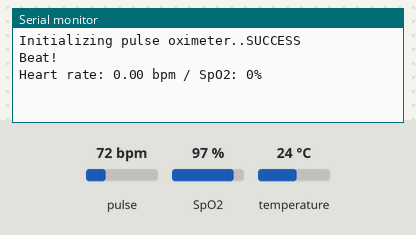
A sketch run on a simulated Arduino Uno, built with avr-gcc and run on an emulated ATmega328P. Shown: the last lines printed to the serial monitor. The test bench sets the inputs (shaded band); at power-on: pulse 72 bpm, temperature 24 °C, SpO2 97 %.

Above: at 1.2 s.
1.3 s: pulse set to 42 bpm
At 1.3 s:
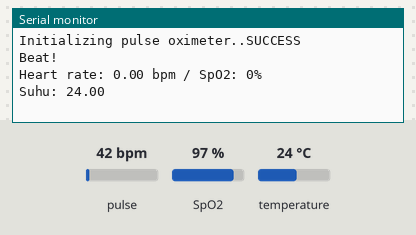
2.8 s: pulse set to 158 bpm
At 3.45 s:
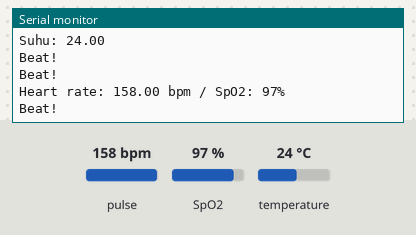
7.6 s: temperature set to 12 °C
At 8.25 s:
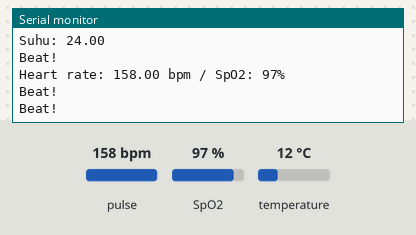
9.1 s: SpO2 set to 80 %
At 10.25 s:
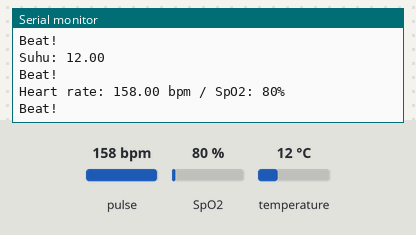
10.6 s: temperature set to 19 °C
At 10.66 s:
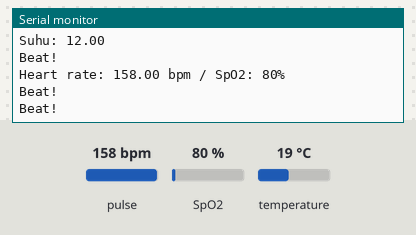
Timing chart, 0 to 13.1 s (numbered marks = the images above; inputs shaded):
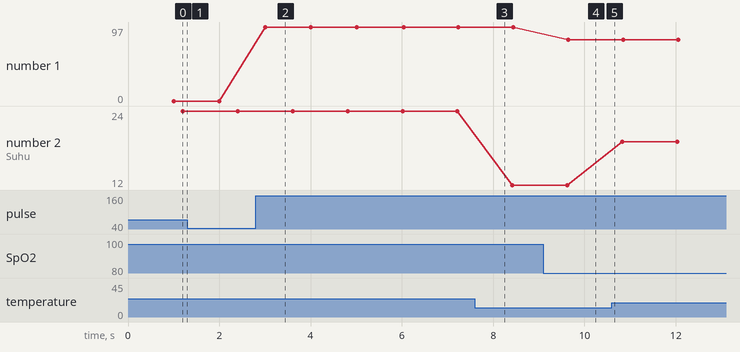

Measured:
- after the input at 2.8 s, the serial monitor: prints a new line after 0.20 s (image 2)
- after the input at 9.1 s, the serial monitor: prints a new line after 0.54 s (image 4)
- plotted number 1: 97 → 80 after the input at 9.1 s
- plotted number 2: 24 → 12 after the input at 7.6 s, 12 → 19 after the input at 10.6 s

The sketch:

MAX30100withDS18B20.ino
```cpp
#include <Wire.h>
#include "MAX30100_PulseOximeter.h"
#include <OneWire.h>
#include <DallasTemperature.h>

#define REPORTING_PERIOD_MS     1000
#define ONE_WIRE_BUS 4

// Inisialisasi objek sensor
PulseOximeter pox;
OneWire oneWire(ONE_WIRE_BUS);
DallasTemperature sensor(&oneWire);

// Variabel untuk suhu
float suhuDS18B20;
uint32_t tsLastReport = 0;
uint32_t tsLastTempReport = 0;

// Callback routine untuk deteksi detak jantung
void onBeatDetected() {
    Serial.println("Beat!");
}

void setup() {
    Serial.begin(9600);

    // Inisialisasi MAX30100
    Serial.print("Initializing pulse oximeter..");
    if (!pox.begin()) {
        Serial.println("FAILED");
        for (;;);
    } else {
        Serial.println("SUCCESS");
    }
    pox.setIRLedCurrent(MAX30100_LED_CURR_14_2MA);
    pox.setOnBeatDetectedCallback(onBeatDetected);

    // Inisialisasi sensor suhu
    sensor.begin();
}

void loop() {
    // Update pulse oximeter
    pox.update();

    // Pembacaan dari MAX30100
    if (millis() - tsLastReport > REPORTING_PERIOD_MS) {
        Serial.print("Heart rate: ");
        Serial.print(pox.getHeartRate());
        Serial.print(" bpm / SpO2: ");
        Serial.print(pox.getSpO2());
        Serial.println("%");

        tsLastReport = millis();
    }

    // Pembacaan suhu dari DS18B20
    if (millis() - tsLastTempReport > 1000) { // Ubah interval sesuai kebutuhan
        sensor.setResolution(10);
        sensor.requestTemperatures();
        suhuDS18B20 = sensor.getTempCByIndex(0);
        Serial.print("Suhu: ");
        Serial.println(suhuDS18B20, 2);

        tsLastTempReport = millis();
    }
}
```
